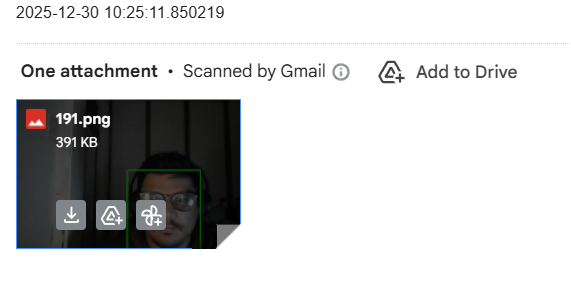
#> input picture email_sample.png, 571 x 281 px, given in place of the camera
$ python main.py
#> lines starting #> are read from the running program, lines starting #| are printed output that depends on the picture
import glob

import cv2
import time

import emailer
from threading import Thread

video = cv2.VideoCapture(0)
time.sleep(1)
first_frame = None
status_list = []
count = 1
while True:
    status = 0
    success, frame = video.read()
#> frame is the input picture: shape (281, 571, 3); mean B, G, R 208.5, 208.3, 208.1

    gray_frame = cv2.cvtColor(frame, cv2.COLOR_BGR2GRAY)
    gray_frame_gau = cv2.GaussianBlur(gray_frame, (3, 3), 0)
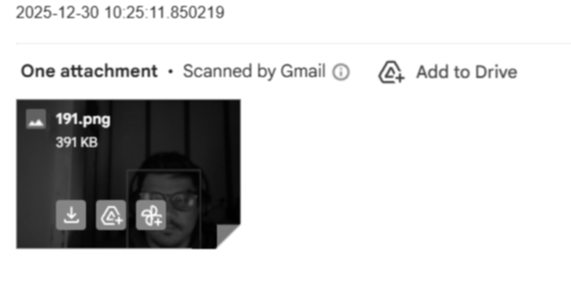
#> gray_frame_gau: shape (281, 571); min 1, max 255, mean 208.3

    if first_frame is None:
        first_frame = gray_frame_gau
    delta = cv2.absdiff(first_frame, gray_frame_gau)
#> delta: shape (281, 571); every value is 0

    thresh_frame = cv2.threshold(delta, 30, 255, cv2.THRESH_BINARY)[1]

    dil_frame = cv2.dilate(thresh_frame, None, iterations=2)
    cv2.imshow("Frame_dilate", dil_frame)

    contours, check = cv2.findContours(dil_frame, cv2.RETR_EXTERNAL, cv2.CHAIN_APPROX_SIMPLE)
#> contours = []; check = None

    for contour in contours:
        if cv2.contourArea(contour) < 10000:
            continue
        else:
            x, y, w, h = cv2.boundingRect(contour)
            rectangles = cv2.rectangle(frame, (x, y), (x + w, y + h), (0, 255, 0), 2)
            if rectangles.any():
                status = 1
                cv2.imwrite(f"./images/{count}.png", frame)
                print(f"images/{count}.png")
                count += 1
                all_images = glob.glob(f"images/*.png")


    status_list.append(status)
    status_list = status_list[-2:]
    print(status_list)
    if status_list[0] == 1 and status_list[1] == 0:
        index = int(len(all_images) / 2)
        email_thread = Thread(target=emailer.send_email, args=(all_images[index],))
        email_thread.daemon = True
        clean_thread = Thread(target=emailer.clean_folder)
        clean_thread.daemon = True

        email_thread.start()
        time.sleep(1)
        clean_thread.start()
        count = 0

    cv2.imshow("Frame", frame)
    key = cv2.waitKey(1)
#> (key q is pressed here)

    if key == ord('q'):
        break

video.release()
